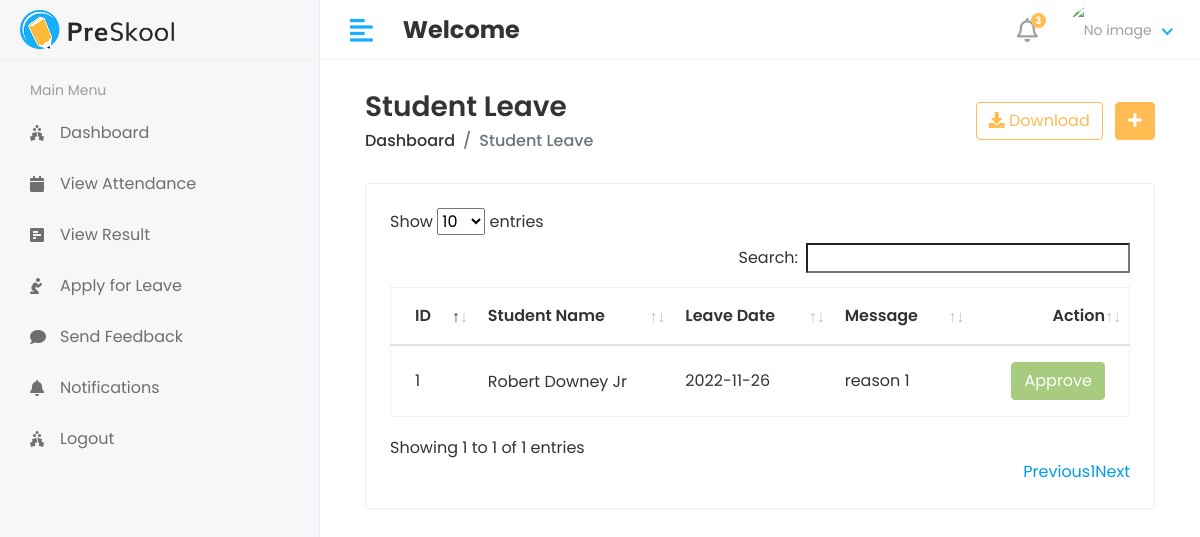
/hod/student/leave_view, run on the app's committed database.
### app/models.py (models this page shows, shortened)
class Student_Leave(models.Model):
    student_id = models.ForeignKey(Student, on_delete=models.CASCADE)
    data = models.CharField(max_length=100)
    message = models.TextField()
    status = models.IntegerField(null=True, default=0)
    created_at = models.DateTimeField(auto_now_add=True, null=True)
    updated_at = models.DateTimeField(auto_now=True)

class Student(models.Model):
    admin = models.OneToOneField(customUser, on_delete=models.CASCADE)
    address = models.TextField()
    gender = models.CharField(max_length=100)
    course_id = models.ForeignKey(Course, on_delete=models.DO_NOTHING)
    Session_Year_id = models.ForeignKey(Session_Year, on_delete=models.DO_NOTHING)
    created_at = models.DateTimeField(auto_now_add=True)
    updated_at = models.DateTimeField(auto_now=True)

class customUser(AbstractUser):
    USER = (
        ('1', 'HOD'),
        ('2', 'STAFF'),
        ('3', 'STUDENT')
    )
    user_type = models.CharField(choices=USER, max_length=50, default=1)
    profile_pic = models.ImageField(upload_to='media/profile_pic')

### attendance/hod_views.py (the view)
# urls.py: path('hod/student/leave_view', hod_views.student_leave_view, name="student_leave_view"),
def student_leave_view(request):
    leave = Student_Leave.objects.all()
    context = {
        'leave': leave,
    }
    return render(request, 'hod/student_leave_view.html',context)

### templates/hod/student_leave_view.html (shortened to what this page needs)
{% extends 'base.html' %}
{% block content %}
<div class="content container-fluid">
    <div class="page-header">
       <div class="row align-items-center">
          <div class="col">
             <h3 class="page-title">Student Leave</h3>
             <ul class="breadcrumb">
                <li class="breadcrumb-item"><a href="index.html">Dashboard</a></li>
                <li class="breadcrumb-item active">Student Leave</li>
             </ul>
          </div>
          <div class="col-auto text-right float-right ml-auto">
             <a href="#" class="btn btn-outline-primary mr-2"><i class="fas fa-download"></i> Download</a>
             <a href="add-student.html" class="btn btn-primary"><i class="fas fa-plus"></i></a>
          </div>
       </div>
    </div>
    <div class="row">
       <div class="col-sm-12">
          <div class="card card-table">
             <div class="card-body">
                <div class="table-responsive">
                   <table id="table_id" class="table table-hover table-center mb-0">
                      <thead>
                         <tr>
                            <th>ID</th>
                            <th>Student Name</th>
                            <th>Leave Date</th>
                            <th>Message</th>
                            <th class="text-right">Action</th>
                         </tr>
                      </thead>
                      <tbody>
                        {% for i in leave %}
                         <tr>
                            <td>{{i.id}}</td>
                            <td>
                               <h2 class="table-avatar">
                                  <a href="student-details.html">{{i.student_id.admin.first_name}} {{i.student_id.admin.last_name}}</a>
                               </h2>
                            </td>
                            <td>{{i.data}}</td>
                            <td>{{i.message}}</td>
                            <td class="text-right">
                               <div class="actions">
                                {% if i.status == 0 %}
                                <a href="{% url 'student_leave_approve' i.id %}" class="btn btn-success">Approve</a>
                                <a href="{% url 'student_leave_disapprove' i.id %}" class="btn btn-danger">Disapprove</a>
                                {% elif i.status == 1 %}
                                <button class="btn btn-success" disabled="disabled">Approve</button>
                                {% else %}
                                <button class="btn btn-danger" disabled="disabled">Disapprove</button>
                                {% endif %}
                               </div>
                            </td>
                         </tr>
                         {% endfor %}
                      </tbody>
                   </table>
                </div>
             </div>
          </div>
       </div>
    </div>
{% endblock %}

### static/assets/css/style.css (style rules this page uses)
html { height: 100%; }
body { background-color: #fff; color: #333; font-family: 'Poppins', sans-serif; font-size: 1rem; height: 100%; line-height: 1.5; overflow-x: hidden; }
h1, h2, h3, h4, h5, h6 { font-family: 'Poppins', sans-serif; margin-top: 0; }
a { color: #009ce7; }
input, button, a { transition: all 0.4s ease; -moz-transition: all 0.4s ease; -o-transition: all 0.4s ease; -ms-transition: all 0.4s ease; -webkit-transition: all 0.4s ease; }
input, input:focus, button, button:focus { outline: none; }
ul, ol { padding: 0px; list-style: none; }
.table { color: #333; max-width: 100%; margin-bottom: 0; width: 100%; }
.table.dataTable { border-collapse: collapse !important; border: 1px solid rgba(0, 0, 0, 0.05); }
table.table td h2 { display: inline-block; font-size: inherit; font-weight: 400; margin: 0; padding: 0; vertical-align: middle; }
table.table td h2.table-avatar { align-items: center; display: inline-flex; font-size: inherit; font-weight: 400; margin: 0; padding: 0; vertical-align: middle; white-space: nowrap; }
table.table td h2 a { color: #333; }
.table thead tr th { font-weight: 600; }
.table tbody tr { border-bottom: 1px solid rgba(0, 0, 0, 0.05); }
.table.table-center td, .table.table-center th { vertical-align: middle; }
.card-table .card-body .table > thead > tr > th { border-top: 0; }
.card-table .card-body .table tr td:first-child, .card-table .card-body .table tr th:first-child { padding-left: 1.5rem; }
.card-table .card-body .table tr td:last-child, .card-table .card-body .table tr th:last-child { padding-right: 1.5rem; }
.card-table .table td, .card-table .table th { border-top: 1px solid #e2e5e8; padding: 1rem 0.75rem; white-space: nowrap; }
.btn-primary { background-color: #FFBC53; border: 1px solid #FFBC53; }
.btn-success { background-color: #7bb13c; border: 1px solid #7bb13c }
.btn-success.disabled, .btn-success:disabled { background-color: #7bb13c; border-color: #7bb13c; color: #fff; }
.btn-outline-primary { color: #FFBC53; border-color: #FFBC53; }
.card { border: 1px solid #ececf5; box-shadow: 0 1px 3px 0 rgba(0, 0, 0, 0.03); margin-bottom: 1.875rem; }
.card-body { padding: 1.5rem; }
.page-header { margin-bottom: 1.875rem; }
.page-header .breadcrumb { background-color: transparent; color: #6c757d; font-size: 1rem; font-weight: 500; margin-bottom: 0; padding: 0; }
.page-header .breadcrumb a { color: #333; }
.page-title { font-size: 28px; font-weight: 600; color: #333; margin-bottom: 5px; }

### data on the page
Student_Leave: id "1", student_id.admin.first_name "Robert", student_id.admin.last_name "Downey Jr", data "2022-11-26", message "reason 1", status "Approve"
